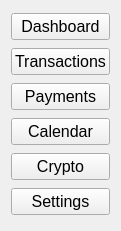
  <widget class="QWidget" name="verticalLayoutWidget">
   <property name="geometry">
    <rect>
     <x>10</x>
     <y>130</y>
     <width>121</width>
     <height>231</height>
    </rect>
   </property>
   <property name="font">
    <font>
     <family>Arial</family>
     <pointsize>12</pointsize>
     <italic>false</italic>
     <bold>false</bold>
    </font>
   </property>
   <layout class="QVBoxLayout" name="options_BL">
    <item>
     <widget class="QPushButton" name="dashboard_PB">
      <property name="font">
       <font>
        <family>Arial</family>
        <pointsize>12</pointsize>
        <italic>false</italic>
        <bold>false</bold>
       </font>
      </property>
      <property name="text">
       <string>Dashboard</string>
      </property>
     </widget>
    </item>
    <item>
     <widget class="QPushButton" name="transactions_PB">
      <property name="font">
       <font>
        <family>Arial</family>
        <pointsize>12</pointsize>
        <italic>false</italic>
        <bold>false</bold>
       </font>
      </property>
      <property name="text">
       <string>Transactions</string>
      </property>
     </widget>
    </item>
    <item>
     <widget class="QPushButton" name="payments_PB">
      <property name="font">
       <font>
        <family>Arial</family>
        <pointsize>12</pointsize>
        <italic>false</italic>
        <bold>false</bold>
       </font>
      </property>
      <property name="text">
       <string>Payments</string>
      </property>
     </widget>
    </item>
    <item>
     <widget class="QPushButton" name="calendar_PB">
      <property name="font">
       <font>
        <family>Arial</family>
        <pointsize>12</pointsize>
        <italic>false</italic>
        <bold>false</bold>
       </font>
      </property>
      <property name="text">
       <string>Calendar</string>
      </property>
     </widget>
    </item>
    <item>
     <widget class="QPushButton" name="crypto_PB">
      <property name="font">
       <font>
        <family>Arial</family>
        <pointsize>12</pointsize>
        <italic>false</italic>
        <bold>false</bold>
       </font>
      </property>
      <property name="text">
       <string>Crypto</string>
      </property>
     </widget>
    </item>
    <item>
     <widget class="QPushButton" name="settings_PB">
      <property name="font">
       <font>
        <family>Arial</family>
        <pointsize>12</pointsize>
        <italic>false</italic>
        <bold>false</bold>
       </font>
      </property>
      <property name="text">
       <string>Settings</string>
      </property>
     </widget>
    </item>
   </layout>
  </widget>
